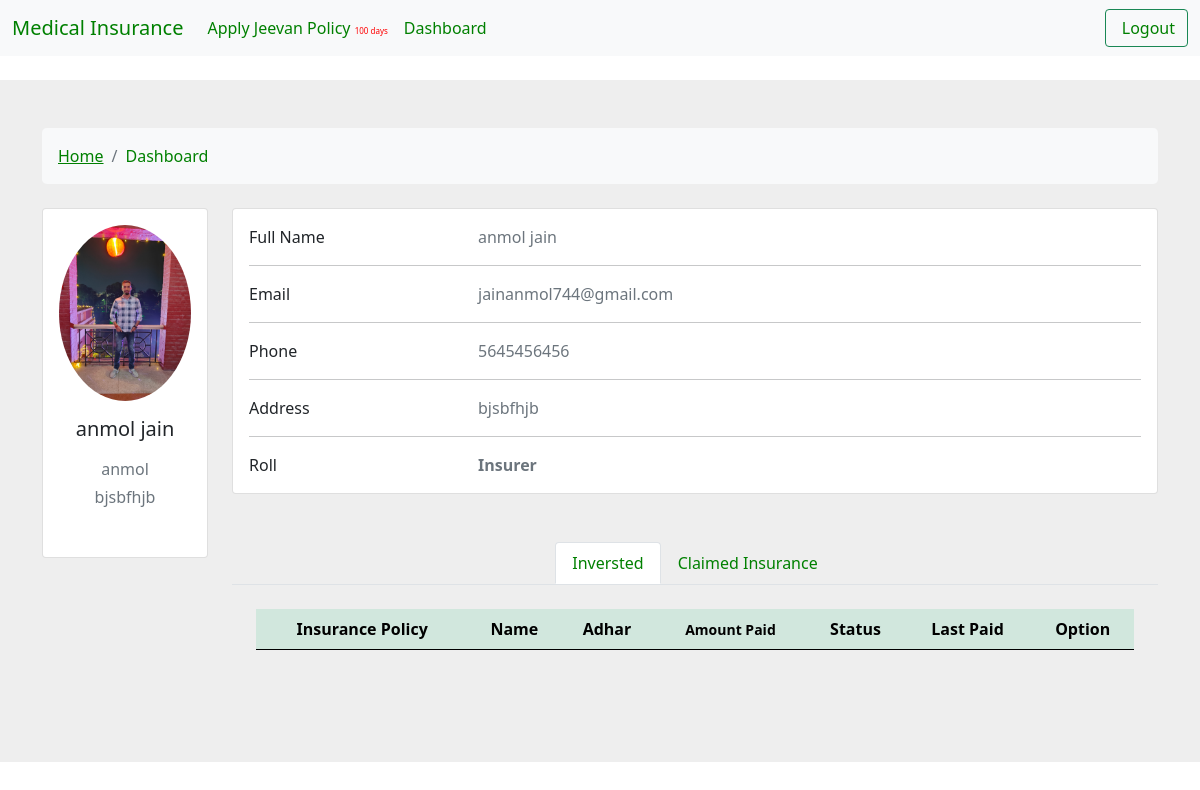
Screenshot of /dash (signed in) with the database file from the repository.
### core/models.py (models this page shows, shortened)
class Profile(models.Model):
    user = models.ForeignKey(User, on_delete=models.CASCADE)
    name = models.CharField(max_length=255,blank=True)
    roll = models.CharField(choices=ROLL,default='0',max_length=255)
    email = models.EmailField()
    created = models.DateField(auto_now_add=True)
    profile = models.FileField(upload_to='profile/')
    phone = models.CharField(max_length=255,blank=True,default="0")
    address = models.CharField(max_length=255,default="")
    account = models.CharField(max_length=255,blank=True,default="")
    private_key = models.CharField(max_length=255,blank=True,default="")

### core/views.py (the view)
# urls.py: path("dash",dash,name='dash'),
def dash(request):
    context = {
        "insure":Insurer.objects.filter(user=request.user),
        "climes":Claim_Insure.objects.filter(user=request.user),
        "account":XDC_Account.objects.filter(user=request.user),
        "profile":Profile.objects.get(user=request.user),
        "clime":Claim_Insure.objects.filter(user=request.user)
    }
    return render(request, 'core/dash.html',context)

### templates/core/dash.html (shortened to what this page needs)
{% extends 'base.html' %}
{% block root %}
<section style="background-color: #eee;">
    <div class="container py-5">
      <div class="row">
        <div class="col">
          <nav aria-label="breadcrumb" class="bg-light rounded-3 p-3 mb-4">
            <ol class="breadcrumb mb-0">
              <li class="breadcrumb-item"><a href="{% url 'index' %}">Home</a></li>
              <li class="breadcrumb-item active" aria-current="page">Dashboard</li>
            </ol>
          </nav>
        </div>
      </div>
      <div class="row">
        <div class="col-lg-2">
          <div class="card mb-2">
            <div class="card-body text-center">
              <img src="{{profile.profile.url}}" alt="Profile"
                class="rounded-circle img-fluid" style="width: 150px;">
              <h5 class="my-3"> {{profile.name}} </h5>
              <p class="text-muted mb-1">{{user.username}}</p>
              <p class="text-muted mb-4">{{profile.address}}</p>
            </div>
          </div>
        </div>
        <div class="col-lg-10">
          <div class="card mb-6">
            <div class="card-body">
              <div class="row">
                <div class="col-sm-3">
                  <p class="mb-0">Full Name</p>
                </div>
                <div class="col-sm-9">
                  <p class="text-muted mb-0">{{profile.name}} </p>
                </div>
              </div>
              <hr>
              <div class="row">
                <div class="col-sm-3">
                  <p class="mb-0">Email</p>
                </div>
                <div class="col-sm-9">
                  <p class="text-muted mb-0">{{profile.email}}</p>
                </div>
              </div>
              <hr>
              <div class="row">
                <div class="col-sm-3">
                  <p class="mb-0">Phone</p>
                </div>
                <div class="col-sm-9">
                  <p class="text-muted mb-0">{{profile.phone}}</p>
                </div>
              </div>
              <hr>
              <div class="row">
                <div class="col-sm-3">
                  <p class="mb-0">Address</p>
                </div>
                <div class="col-sm-9">
                  <p class="text-muted mb-0">{{profile.address}}</p>
                </div>
              </div>
              <hr>
              <div class="row">
                <div class="col-sm-3">
                  <p class="mb-0">Roll</p>
                </div>
                <div class="col-sm-9">
                  <p class="text-muted mb-0" style="text-transform:capitalize;" ><b>{% if profile.roll == '0' %}Insurer{% else %}Provider{% endif %}</b></p>
                </div>
              </div>
            </div>
          </div>
          <div class="row">
            <div class="additional-details my-5 text-center">
                <ul class="nav nav-tabs justify-content-center">
                    <li class="nav-tabs">
                        <a class="nav-link active" data-toggle="tab" data-bs-toggle="tab" href="#home">Inversted</a>
                    </li>
                    <li class="nav-item">
                        <a class="nav-link" data-toggle="tab" data-bs-toggle="tab" href="#menu1">Claimed Insurance</a>
                    </li>
                </ul>
                <div class="tab-content mt-4 mb-3">
                    <div class="tab-pane container active" id="home">
                        <div class="description">
                            <table class="table">
                                <thead class="thead table-success">
                                  <tr>
                                    <th scope="col">Insurance Policy</th>
                                    <th scope="col">Name</th>
                                    <th scope="col">Adhar</th>
                                    <th scope="col"><small>Amount Paid</small></th>
                                    <th scope="col">Status</th>
                                    <th scope="col">Last Paid</th>
                                    <th scope="col">Option</th>
                                  </tr>
                                </thead>
                              </table>
                        </div>
                    </div>
                </div>
            </div>
          </div>
        </div>
      </div>
    </div>
  </section>
{% endblock %}

### templates/base.html (style rules this page uses)
a,li { color: green !important; }

### rows the page displays
Profile: profile (picture), name "anmol jain", address "bjsbfhjb", email "jainanmol744@gmail.com", phone "5645456456"

### other values shown
{{ user.username }} "anmol"
